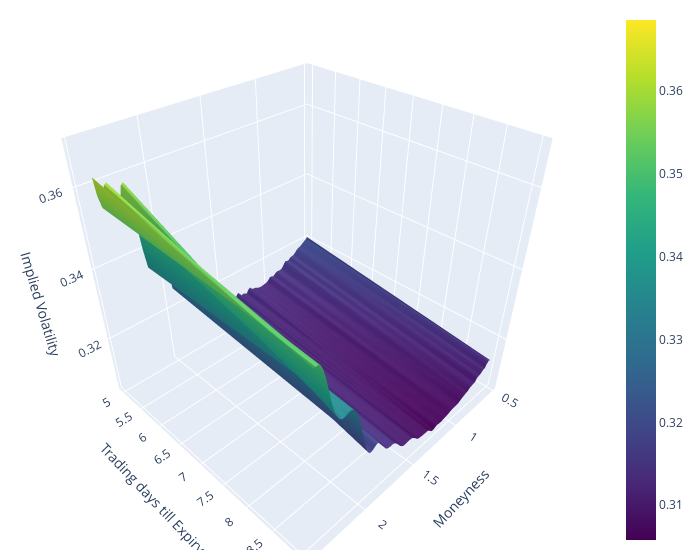

The notebook cell this image was saved under:
### Code cell
import pandas as pd
import numpy as np
from scipy.interpolate import griddata
import plotly.graph_objects as go

# Convert the string to a pandas Timestamp
date = pd.Timestamp('2019-01-11')

# Create a copy of pd_merged
pd_merged_copy = pd_merged.copy()

# Use the copy for the filtering
pd_merged_1 = pd_merged_copy[(pd_merged_copy["trading_days_till_exp"] <= 10) & (pd_merged_copy["m_category"] == "m>0.5") & (pd_merged_copy['cp_flag'] == 'C')]
# Filter the DataFrame for the 'NVDA' ticker and the specific date
df__nvda = pd_merged_1[(pd_merged_1['Ticker'] == 'AMZN') & (pd_merged_1['date'] == date)]

# Create a grid of x and y values
x = np.linspace(df__nvda['moneyness'].min(), df__nvda['moneyness'].max(), len(df__nvda['moneyness'].unique()))
y = np.linspace(df__nvda['trading_days_till_exp'].min(), df__nvda['trading_days_till_exp'].max(), len(df__nvda['trading_days_till_exp'].unique()))
x_grid, y_grid = np.meshgrid(x, y)

# Interpolate z values
z_grid = griddata((df__nvda['moneyness'], df__nvda['trading_days_till_exp']), df__nvda['impl_volatility'], (x_grid, y_grid), method='cubic')

# Create a 3D surface plot
fig = go.Figure(data=[go.Surface(x=x_grid, y=y_grid, z=z_grid, colorscale='Viridis')])

# Set labels
fig.update_layout(scene = dict(
                    xaxis_title='Moneyness',
                    yaxis_title='Trading days till Expiry',
                    zaxis_title='Implied Volatility'),
                    width=700,
                    margin=dict(r=20, b=10, l=10, t=10))

fig.show()

### Figure 1 — Plotly figure (JSON) as saved in the notebook; plotly's stock layout.template omitted (floating-point values rounded to 4 significant figures; data arrays with more than 128 entries replaced by an {"elided": "..."} marker saying what was removed)
{"data": [{"colorscale": [[0, "#440154"], [0.1111, "#482878"], [0.2222, "#3e4989"], [0.3333, "#31688e"], [0.4444, "#26828e"], [0.5556, "#1f9e89"], [0.6667, "#35b779"], [0.7778, "#6ece58"], [0.8889, "#b5de2b"], [1, "#fde725"]], "type": "surface", "x": {"elided": "2x103 float values"}, "y": {"elided": "2x103 int values"}, "z": {"elided": "2x103 float values"}}], "layout": {"margin": {"b": 10, "l": 10, "r": 20, "t": 10}, "scene": {"xaxis": {"title": {"text": "Moneyness"}}, "yaxis": {"title": {"text": "Trading days till Expiry"}}, "zaxis": {"title": {"text": "Implied Volatility"}}}, "width": 700}}
